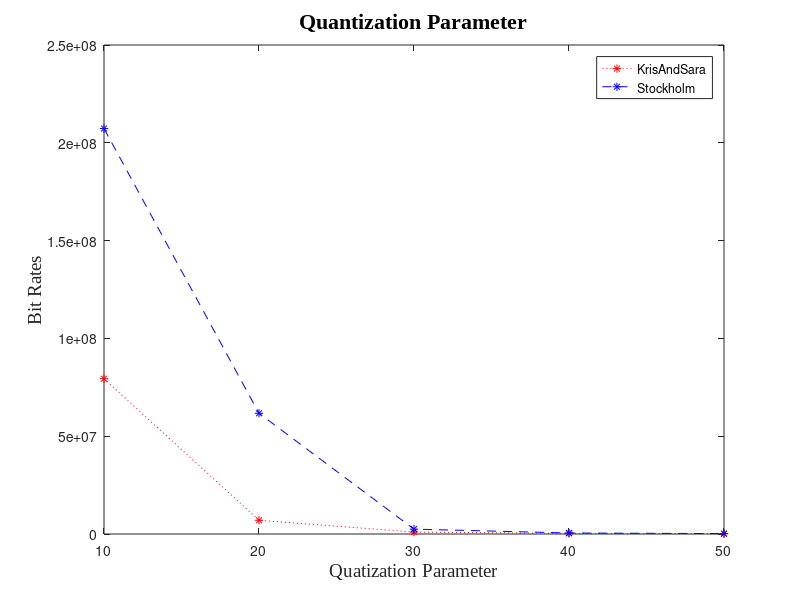
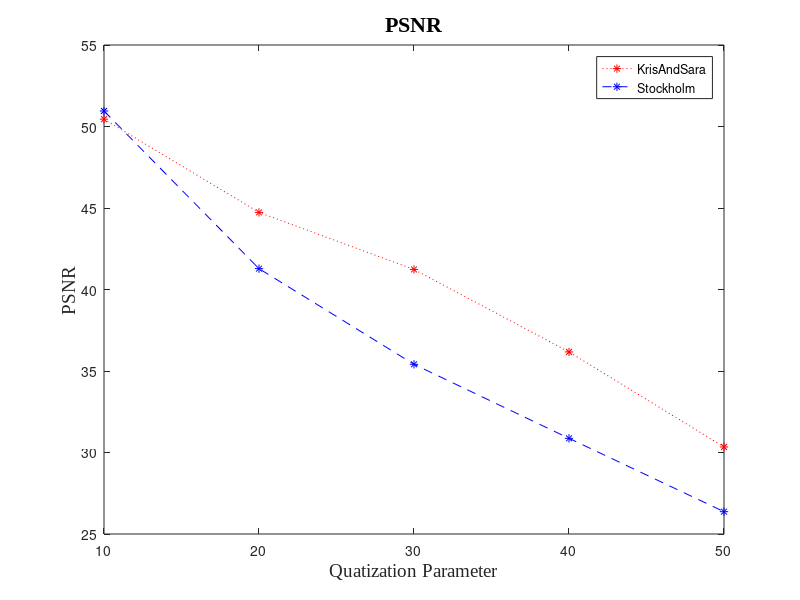
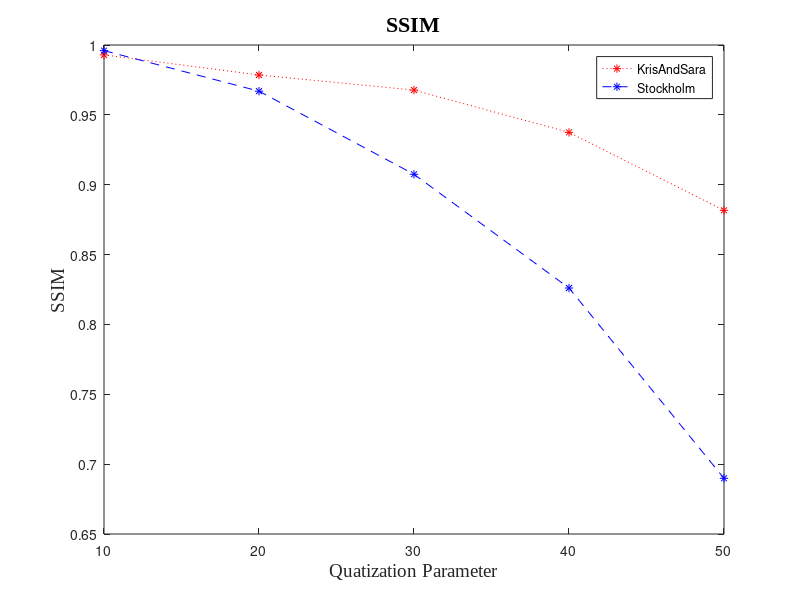
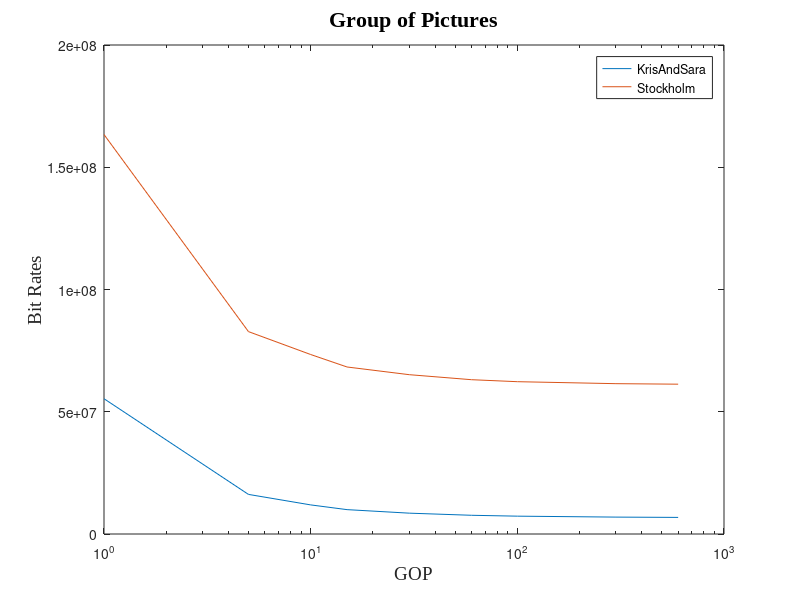

The MATLAB source for these figures, in order:
%question 1 QP value 

kris_qbit = [79389184    7013664     967981      337935  124823];
stoc_qbit = [207286409   61707825    2493042     513426  209611];
qp = [10 20 30 40 50];
kris_psnr = [50.45 44.73 41.23 36.17 30.34];
kris_ssim = [0.992920 0.978549 0.967732 0.937466 0.881652];
stoc_psnr = [50.95 41.28 35.41 30.87 26.37];
stoc_ssim = [0.995973 0.966954 0.907471 0.826060 0.689862];

figure(1)
axis normal
plot(qp,kris_qbit,'r:*',qp,stoc_qbit,'b--*');
title('Quantization Parameter','FontName','Times New Roman','FontWeight','Bold','FontSize',16)
xlabel('Quatization Parameter','FontName','Times New Roman','FontSize',14)
ylabel('Bit Rates','FontName','Times New Roman','FontSize',14,'Rotation',90)

legend('KrisAndSara','Stockholm','location','northeast')

figure(2)
axis normal
plot(qp,kris_psnr,'r:*',qp,stoc_psnr,'b--*');
title('PSNR','FontName','Times New Roman','FontWeight','Bold','FontSize',16)
xlabel('Quatization Parameter','FontName','Times New Roman','FontSize',14)
ylabel('PSNR','FontName','Times New Roman','FontSize',14,'Rotation',90)

legend('KrisAndSara','Stockholm','location','northeast')

figure(3)
axis normal
plot(qp,kris_ssim,'r:*',qp,stoc_ssim,'b--*');
title('SSIM','FontName','Times New Roman','FontWeight','Bold','FontSize',16)
xlabel('Quatization Parameter','FontName','Times New Roman','FontSize',14)
ylabel('SSIM','FontName','Times New Roman','FontSize',14,'Rotation',90)

legend('KrisAndSara','Stockholm','location','northeast')

%Kris and Stoc Noise 
stoc_n_psnr =  10.38;

stoc_n_ssim = 0.020186;

kris_n_psnr = 9.99;

kris_n_ssim = 0.022351;


% question 2 GOP length
GOP = [1  5 10 15 30 60 100 300 600];
kris_gbit = [55333791 16197169 11903475 9966509 8524164 7657333 7298386 6912643 6789513];

stoc_gbit = [163377172 82778378 73411324 68307250 65162069 63110767 62296682 61487384 61277754];

figure(4)
axis normal
semilogx(GOP, kris_gbit, GOP, stoc_gbit);
title('Group of Pictures','FontName','Times New Roman','FontWeight','Bold','FontSize',16)
xlabel('GOP','FontName','Times New Roman','FontSize',14)
ylabel('Bit Rates','FontName','Times New Roman','FontSize',14,'Rotation',90)
legend('KrisAndSara','Stockholm','location','northeast')
% question 3 reference frame number

refs = [1 2 4 8 16];
kris_rbit = [6686136 6468722 6436068 6349736 6298276];
stoc_rbit= [58974077 57765690 57549805 57069703 56970097];

figure(5)
axis normal
plot(refs,kris_rbit,'r:*');
title('Bit Rate KrisAndSara','FontName','Times New Roman','FontWeight','Bold','FontSize',16)
xlabel('Reference Frame','FontName','Times New Roman','FontSize',14)
ylabel('Bit Rate','FontName','Times New Roman','FontSize',14,'Rotation',90)

figure(6)
axis normal
plot(refs,stoc_rbit,'r:*');
title('Bit Rate Stockholm','FontName','Times New Roman','FontWeight','Bold','FontSize',16)
xlabel('Reference Frame','FontName','Times New Roman','FontSize',14)
ylabel('Bit Rate','FontName','Times New Roman','FontSize',14,'Rotation',90)


%question 4 B frame number

nb = [0  2  4 8];
kris_nbit = [9357793  7140795   7069950 7069956];
stoc_nbit = [76612376 62216979  62216979 62216983 ];

figure(7)
axis normal
plot(nb,kris_nbit,'r:*');
title('Bit Rate KrisAndSara','FontName','Times New Roman','FontWeight','Bold','FontSize',16)
xlabel('B Frames','FontName','Times New Roman','FontSize',14)
ylabel('Bit Rate','FontName','Times New Roman','FontSize',14,'Rotation',90)

figure(8)
axis normal
plot(nb,stoc_nbit,'r:*');
title('Bit Rate Stockholm','FontName','Times New Roman','FontWeight','Bold','FontSize',16)
xlabel('B Frames','FontName','Times New Roman','FontSize',14)
ylabel('Bit Rate','FontName','Times New Roman','FontSize',14,'Rotation',90)



%question 5 x265

kris_fbit = [566614  168593  68691];
stoc_fbit = [912256  194169  68359];
 
kris_fpsnr = [41.25 36.33 30.82];
stoc_fpsnr = [35.09 31.19 26.79];


 
figure(9)
axis normal
semilogx(kris_qbit,kris_psnr,'r:*',kris_fbit, kris_fpsnr,'b:*');
title('Rate Distortion KrisAndSara','FontName','Times New Roman','FontWeight','Bold','FontSize',16)
xlabel('Bit Rates','FontName','Times New Roman','FontSize',14)
ylabel('PSNR','FontName','Times New Roman','FontSize',14,'Rotation',90)

figure(10)
axis normal
semilogx(stoc_qbit,stoc_psnr,'r:*',stoc_fbit, stoc_fpsnr,'b:*');
title('Rate Distortion Stockholm','FontName','Times New Roman','FontWeight','Bold','FontSize',16)
xlabel('Bit Rates','FontName','Times New Roman','FontSize',14)
ylabel('PSNR','FontName','Times New Roman','FontSize',14,'Rotation',90)



